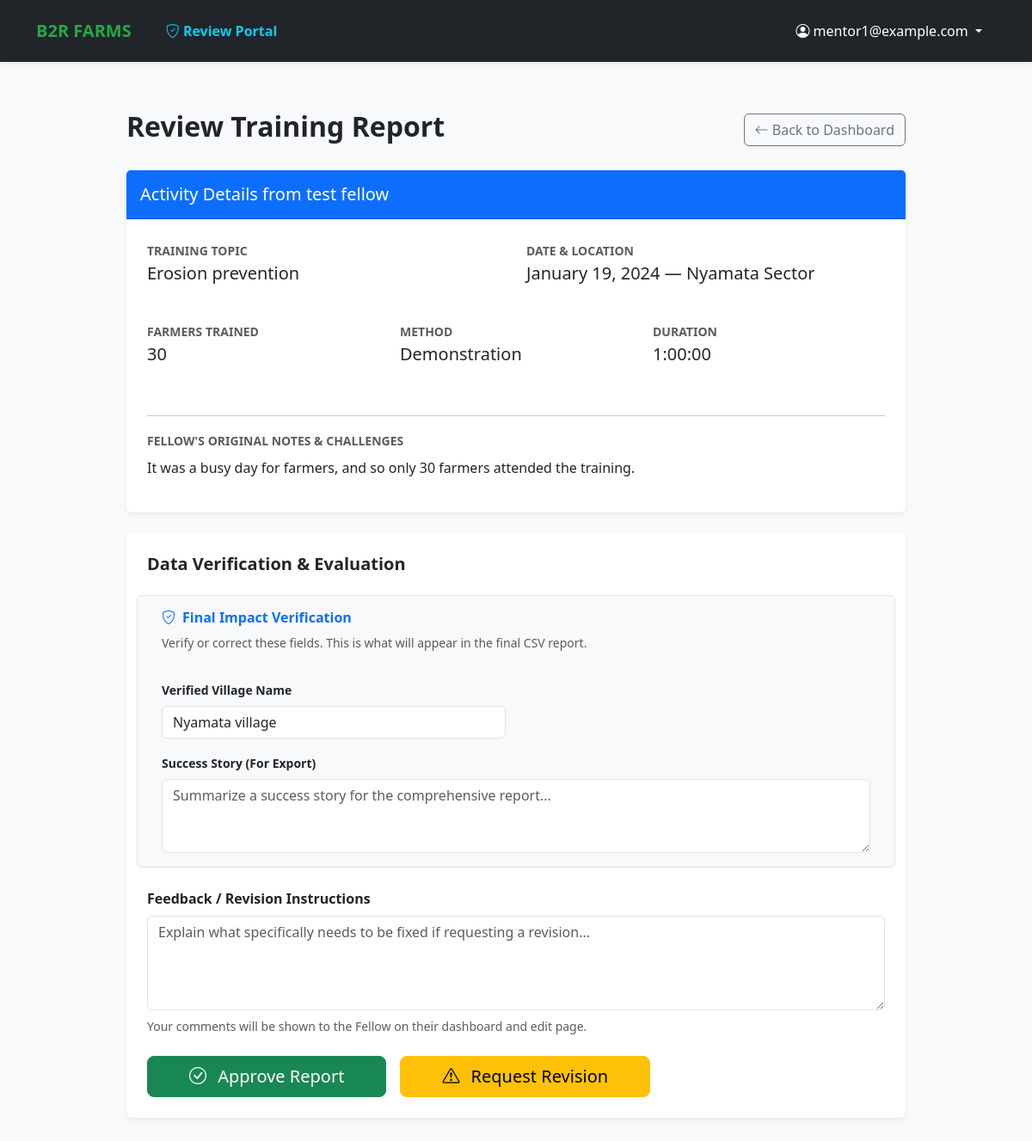
/activities/review/1/ (signed in), run on the app's committed database.
### activities/models.py (models this page shows, shortened)
class TrainingActivity(models.Model):
    class Status(models.TextChoices):
        PENDING = 'PENDING', 'Pending Review'
        APPROVED = 'APPROVED', 'Approved'
        REVISION = 'REVISION', 'Needs Revision'
    fellow = models.ForeignKey(
        Fellow,
        on_delete=models.CASCADE,
        related_name='activities'
    )
    date = models.DateField(validators=[validate_not_future])
    sector = models.ForeignKey(
        Sector,
        on_delete=models.PROTECT,
        related_name='training_activities'
    )
    village_name = models.CharField(max_length=100)
    verified_village = models.CharField(
        max_length=100,
        blank=True,
        null=True,
        help_text="Standardized village name confirmed by Mentor upon approval."
    )
    number_of_farmers_trained = models.PositiveIntegerField(
        validators=[MinValueValidator(1, message="You must train at least one farmer.")]
    )
    training_topic = models.CharField(
        max_length=255,
        help_text="e.g., Mulching, Crop Rotation, Soil Conservation"
    )
    METHOD_CHOICES = [
        ('demonstration', 'Demonstration'),
        ('field_visit', 'Field Visit'),
        ('group_session', 'Group Session'),
        ('workshop', 'Workshop'),
    ]
    training_method = models.CharField(
        max_length=50,
        choices=METHOD_CHOICES
    )
    duration = models.DurationField(
        help_text="Format: HH:MM:SS (e.g., 02:30:00 for 2 hours and 30 mins)",
        default=timedelta(hours=1)
    )
    challenges_notes = models.TextField(blank=True, null=True)
    success_stories = models.TextField(blank=True, null=True)
    photos = models.ImageField(upload_to='training_photos/', blank=True, null=True)
    status = models.CharField(
        max_length=20,
        choices=Status.choices,
        default=Status.PENDING,
        help_text="The current approval status of this report."
    )
    approved_by = models.ForeignKey(
        settings.AUTH_USER_MODEL,
        on_delete=models.SET_NULL,
        null=True,
        blank=True,
        related_name='approved_activities'
    )
    is_resubmitted = models.BooleanField(default=False)
    mentor_comments = models.TextField(
        blank=True,
        null=True,
        help_text="Feedback provided by the assigned Mentor."
    )
    created_at = models.DateTimeField(auto_now_add=True)
    updated_at = models.DateTimeField(auto_now=True)
    class Meta:
        ordering = ['-date', 'sector__name']
        verbose_name_plural = "Training Activities"

### fellows/models.py (models this page shows, shortened)
class Fellow(models.Model):
    class Status(models.TextChoices):
        ACTIVE = 'ACTIVE', 'Active'
        INACTIVE = 'INACTIVE', 'Inactive'
        COMPLETED = 'COMPLETED', 'Completed'
        ON_LEAVE = 'ON_LEAVE', 'On Leave'
    user = models.OneToOneField(
        User,
        on_delete=models.CASCADE,
        related_name='fellow_profile'
    )
    university = models.CharField(max_length=100)
    degree_field = models.CharField(max_length=100)
    graduation_year = models.IntegerField()
    assigned_sector = models.ForeignKey(
        Sector,
        on_delete=models.SET_NULL,
        null=True,
        related_name='fellows'
    )
    mentor = models.ForeignKey(
        'mentors.Mentor',
        on_delete=models.SET_NULL,
        null=True,
        blank=True, # Allows saving a fellow before a mentor is assigned
        related_name='fellows',
        help_text="The professional mentor supervising this fellow."
    )
    fellowship_start_date = models.DateField()
    fellowship_end_date = models.DateField(null=True, blank=True)
    status = models.CharField(
        max_length=10,
        choices=Status.choices,
        default=Status.ACTIVE
    )
    training_completed = models.BooleanField(default=False)
    class Meta:
        ordering = ['user__last_name', 'user__first_name']
        verbose_name = "Fellow"
        verbose_name_plural = "Fellows"

### locations/models.py (models this page shows, shortened)
class Sector(models.Model):
    district = models.ForeignKey(
        District,
        on_delete=models.CASCADE,
        related_name='sectors'
    )
    name = models.CharField(max_length=100)
    code = models.CharField(max_length=10, blank=True, null=True)
    class Meta:
        unique_together = ('name', 'district')
        ordering = ['district__province__name', 'district__name', 'name']

### activities/views.py (the view, shortened to what this page needs)
# urls.py: path('review/<int:pk>/', views.review_report_view, name='review_report'),
@login_required
@user_passes_test(is_mentor)
def review_report_view(request, pk):
    activity = get_object_or_404(TrainingActivity, pk=pk)
    return render(request, 'activities/review_report.html', {'report': activity})

### activities/views.py (called while the page is built)
def is_mentor(user):
    if not user.is_authenticated:
        return False
    if user.is_staff or user.is_superuser:
        return True
    if hasattr(user, 'mentor'):
        return True
    if hasattr(user, 'userprofile') and user.userprofile.role in ['ADMIN', 'COORDINATOR']:
        return True
    return False

### activities/templates/activities/review_report.html (shortened to what this page needs)
{% extends 'base.html' %}
{% block content %}
<div class="container py-4">
    <div class="row justify-content-center">
        <div class="col-lg-10">
            <div class="d-flex justify-content-between align-items-center mb-4">
                <h2 class="fw-bold">Review Training Report</h2>
                <a href="{% url 'mentor_dashboard' %}" class="btn btn-outline-secondary">
                    <i class="bi bi-arrow-left"></i> Back to Dashboard
                </a>
            </div>
            <div class="card shadow-sm border-0 mb-4">
                <div class="card-header bg-primary text-white py-3">
                    <h5 class="mb-0">Activity Details from {{ report.fellow.user.get_full_name }}</h5>
                </div>
                <div class="card-body p-4">
                    <div class="row g-4">
                        <div class="col-md-6">
                            <label class="text-muted small text-uppercase fw-bold">Training Topic</label>
                            <p class="fs-5">{{ report.training_topic }}</p>
                        </div>
                        <div class="col-md-6">
                            <label class="text-muted small text-uppercase fw-bold">Date & Location</label>
                            <p class="fs-5">{{ report.date|date:"F d, Y" }} — {{ report.sector.name }} Sector</p>
                        </div>
                        <div class="col-md-4">
                            <label class="text-muted small text-uppercase fw-bold">Farmers Trained</label>
                            <p class="fs-5">{{ report.number_of_farmers_trained }}</p>
                        </div>
                        <div class="col-md-4">
                            <label class="text-muted small text-uppercase fw-bold">Method</label>
                            <p class="fs-5">{{ report.get_training_method_display }}</p>
                        </div>
                        <div class="col-md-4">
                            <label class="text-muted small text-uppercase fw-bold">Duration</label>
                            <p class="fs-5">{{ report.duration }}</p>
                        </div>
                        <div class="col-12">
                            <hr>
                            <label class="text-muted small text-uppercase fw-bold">Fellow's Original Notes & Challenges</label>
                            <p class="mt-2 text-dark">{{ report.challenges_notes|default:"No notes provided." }}</p>
                        </div>
                    </div>
                </div>
            </div>
            <div class="card shadow-sm border-0">
                <div class="card-body p-4">
                    <h5 class="fw-bold mb-4">Data Verification & Evaluation</h5>
                    <form method="POST">
                        <div class="row mb-4 p-3 bg-light rounded border">
                            <div class="col-12 mb-3">
                                <h6 class="text-primary fw-bold"><i class="bi bi-shield-check me-2"></i>Final Impact Verification</h6>
                                <p class="small text-muted">Verify or correct these fields. This is what will appear in the final CSV report.</p>
                            </div>
                            <div class="col-md-6 mb-3">
                                <label for="verified_village" class="form-label fw-bold small">Verified Village Name</label>
                                <input type="text" name="verified_village" id="verified_village" class="form-control"
                                       value="{{ report.verified_village|default:report.village_name }}"
                                       placeholder="Correct village name typos here...">
                            </div>
                            <div class="col-12">
                                <label for="success_stories" class="form-label fw-bold small">Success Story (For Export)</label>
                                <textarea name="success_stories" id="success_stories" class="form-control" rows="3"
                                          placeholder="Summarize a success story for the comprehensive report...">{{ report.success_stories|default:'' }}</textarea>
                            </div>
                        </div>
                        <div class="mb-4">
                            <label for="mentor_comments" class="form-label fw-bold">Feedback / Revision Instructions</label>
                            <textarea
                                name="mentor_comments"
                                id="mentor_comments"
                                class="form-control"
                                rows="4"
                                placeholder="Explain what specifically needs to be fixed if requesting a revision..."
                            >{{ report.mentor_comments|default:'' }}</textarea>
                            <div class="form-text mt-2">
                                Your comments will be shown to the Fellow on their dashboard and edit page.
                            </div>
                        </div>
                        <div class="d-flex gap-3">
                            <button type="submit" name="status" value="APPROVED" class="btn btn-success btn-lg px-5">
                                <i class="bi bi-check-circle me-2"></i> Approve Report
                            </button>
                            <button type="submit" name="status" value="REVISION" class="btn btn-warning btn-lg px-5">
                                <i class="bi bi-exclamation-triangle me-2"></i> Request Revision
                            </button>
                        </div>
                    </form>
                </div>
            </div>
        </div>
    </div>
</div>
{% endblock %}

### bridge2Rwanda_fellowship_management_system/templates/base.html (shortened to what this page needs)
{% load static %}
<!DOCTYPE html>
<html lang="en">
<head>
    <link href="https://cdn.jsdelivr.net/npm/bootstrap@5.3.0/dist/css/bootstrap.min.css" rel="stylesheet">
    <link rel="stylesheet" href="https://cdn.jsdelivr.net/npm/bootstrap-icons@1.10.0/font/bootstrap-icons.css">
</head>
<body>
    <nav class="navbar navbar-expand-lg navbar-dark bg-dark shadow-sm py-3">
        <div class="container">
            <a class="navbar-brand" href="/">B2R FARMS</a>
            <div class="collapse navbar-collapse" id="navbarNav">
                <ul class="navbar-nav me-auto">
                    {% if user.is_authenticated %}
                        {% if user.is_staff or user.mentor or user.is_superuser %}
                        <li class="nav-item ms-lg-3">
                            <a class="nav-link text-info fw-bold" href="{% url 'mentor_dashboard' %}">
                                <i class="bi bi-shield-check"></i> Review Portal
                            </a>
                        </li>
                        {% endif %}
                    {% endif %}
                </ul>
                <ul class="navbar-nav ms-auto">
                    {% if user.is_authenticated %}
                        <li class="nav-item dropdown">
                            <a class="nav-link dropdown-toggle btn btn-outline-secondary btn-sm px-3 text-white" href="#" id="userDropdown" role="button" data-bs-toggle="dropdown">
                                <i class="bi bi-person-circle"></i> {{ user.email }}
                            </a>
                        </li>
                    {% else %}
                        <li class="nav-item">
                            <a class="btn btn-success btn-sm px-4" href="{% url 'login' %}">Login</a>
                        </li>
                    {% endif %}
                </ul>
            </div>
        </div>
    </nav>
    <main class="container py-2">
        {% block content %}{% endblock %}
    </main>
</body>
</html>

### bridge2Rwanda_fellowship_management_system/templates/base.html (style rules this page uses)
.navbar-brand { font-weight: 800; color: #28a745 !important; }
body { background-color: #f8f9fa; font-family: 'Segoe UI', sans-serif; }

### data on the page
TrainingActivity: fellow.user.get_full_name "test fellow", training_topic "Erosion prevention", date "January 19, 2024", sector.name "Nyamata", number_of_farmers_trained "30", training_method "Demonstration", duration "1:00:00", challenges_notes "It was a busy day for farmers, and so only 30 farmers attended the training.", verified_village "Nyamata village"

### other printed values
{{ user.email }} "mentor1@example.com"
